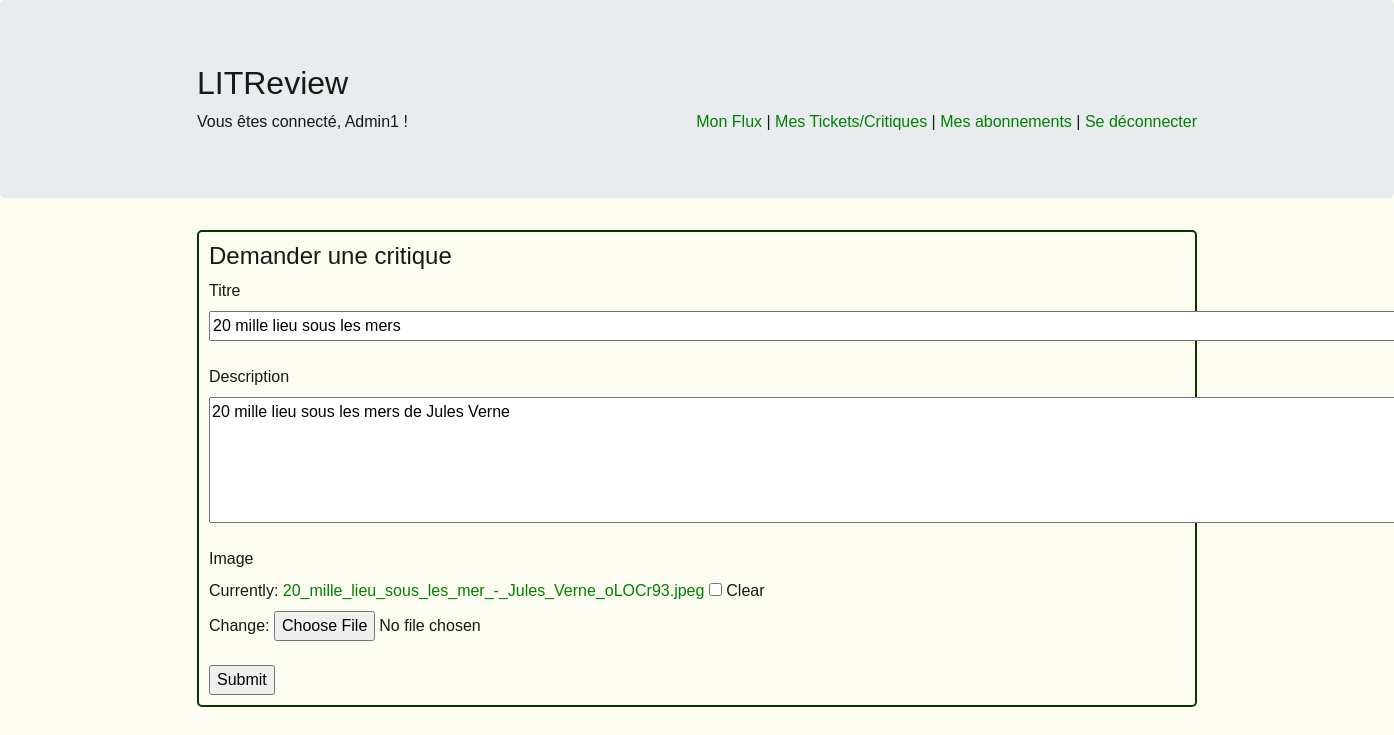
/addticket/1 (signed in), run on the app's committed database.
### utilisateur/models.py (models this page shows)
class User(AbstractUser):
    pass

### critique/models.py (models this page shows, shortened)
class Ticket(models.Model):
    objects = models.Manager()
    title = models.CharField(max_length=128)
    content = models.CharField(max_length=2048, blank=True)
    user = models.ForeignKey(
        to=settings.AUTH_USER_MODEL, on_delete=models.CASCADE)
    image = models.ImageField(null=True, blank=True, upload_to="")
    time_created = models.DateTimeField(auto_now_add=True)

### critique/views.py (the view, shortened to what this page needs)
# urls.py: path('addticket', views.create_ticket, name="addticket"),
@login_required
def create_ticket(request, id_ticket=None):
    instance_ticket = Ticket.objects.get(pk=id_ticket) if id_ticket is not None else None
    if request.method == "GET":
        form = TicketForm(instance=instance_ticket)
        return render(request, 'addticket.html', locals())

### critique/forms.py
class TicketForm(ModelForm):
    class Meta:
        model = Ticket
        fields = ['title', 'content', 'image']
        widgets = {
            'content': forms.Textarea(attrs={'cols': 131, 'rows': 5}),
            'title': forms.TextInput(attrs={'size': 134})
            }

### critique/templates/addticket.html (shortened to what this page needs)
{% extends 'main.html' %}
{% load static %}
{% block addcss %}
<link rel="stylesheet" href="{% static 'css/style.css' %}">
{% endblock %}
{% block content %}
    {% if form.instance.id %}
        <form method="POST" enctype="multipart/form-data" action="{% url 'addticket' id_ticket=form.instance.id %}">
    {% else %}
        <form method="POST" enctype="multipart/form-data" action="{% url 'addticket'%}">
    {% endif %}
<div id="block1">
    <h4>Demander une critique</h4>
    <label class="title">Titre</label><br>
    {{ form.title }}<br><br>
    <label class="title">Description</label><br>
    {{ form.content }}<br><br>
    <label class="title">Image</label><br>
    {{ form.image }}<br><br>
    <input type="submit">
    </form>
</div>
{% endblock %}

### templates/main.html (shortened to what this page needs)
<html>
<head>
    <link rel="stylesheet" href="https://stackpath.bootstrapcdn.com/bootstrap/4.4.1/css/bootstrap.min.css"
>
    {% block addcss %}
    {% endblock %}
</head>
<body>
<div class="jumbotron">
    <div id="bloc_page">
        <h2>LITReview</h2>
        {% if user.is_authenticated %}
            Vous êtes connecté, {{ user.username }} !
            <div id="banner">
                <a href="{% url 'feed'%}">Mon Flux</a> |
                <a href="{% url 'myposts'%}">Mes Tickets/Critiques</a> |
                <a href="{% url 'subscription'%}">Mes abonnements</a> |
                <a href="{% url 'logout'%}">Se déconnecter</a>
            </div>
        {% else %}
            <a>Site de critiques littéraires</a>
        {% endif %}
    </div>
</div>
<div id="bloc_page">
    {% block content %}
    {% endblock %}
</body>
</html>

### critique/static/css/style.css (style rules this page uses)
body { background: rgb(252, 252, 241); font-family: Arial, sans-serif; color: rgb(24, 24, 22); }
a { color: green; }
#bloc_page { width: 1000px; margin: auto; }
#block1 { padding: 10px 10px 10px 10px; margin-top: 10px; margin-bottom: 10px; border:2px solid rgb(9, 53, 3); border-radius: 5px; }
#banner { float: right; text-align: right; }

### data on the page
User: username "Admin1"
Ticket: title "20 mille lieu sous les mers", content "20 mille lieu sous les mers de Jules Verne"
